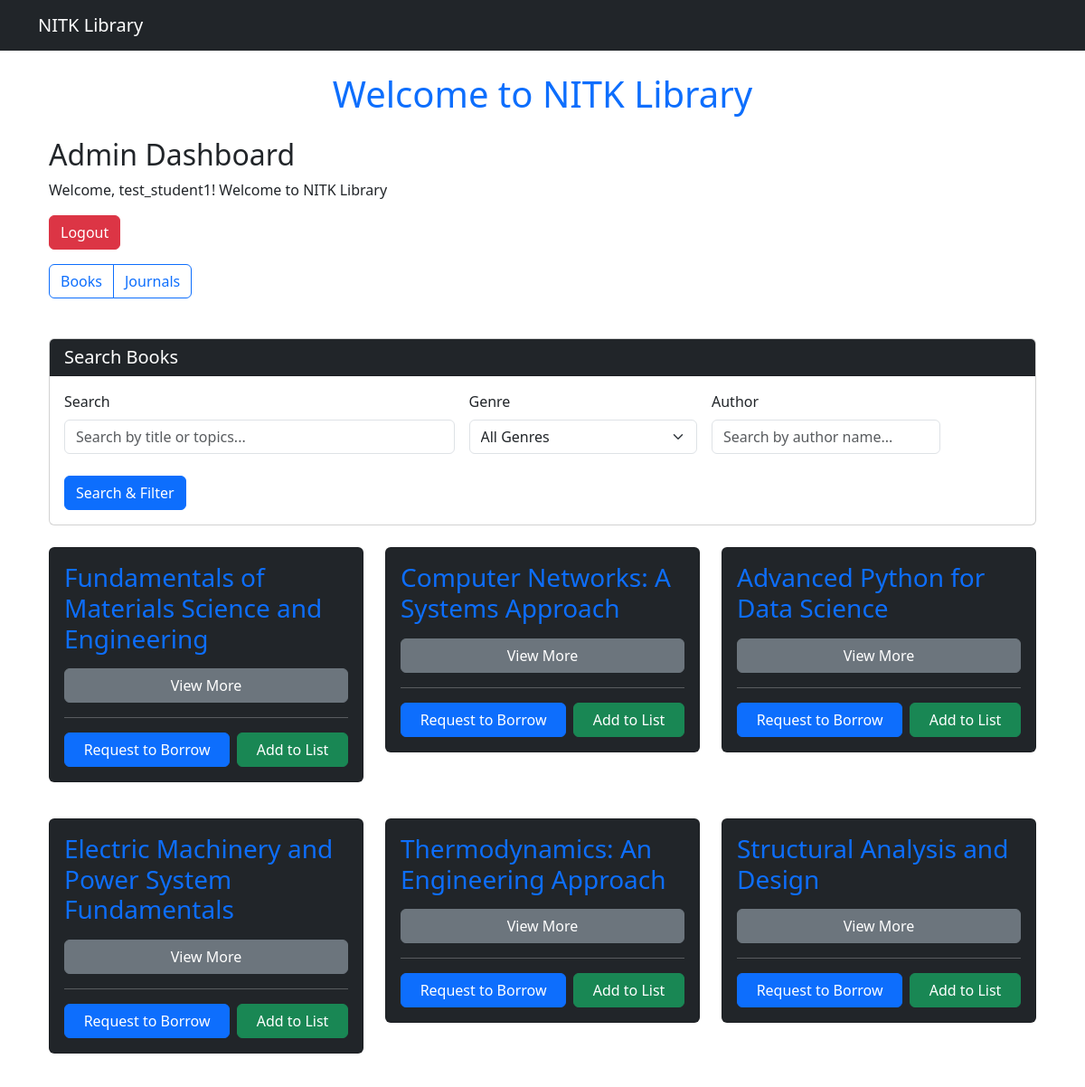
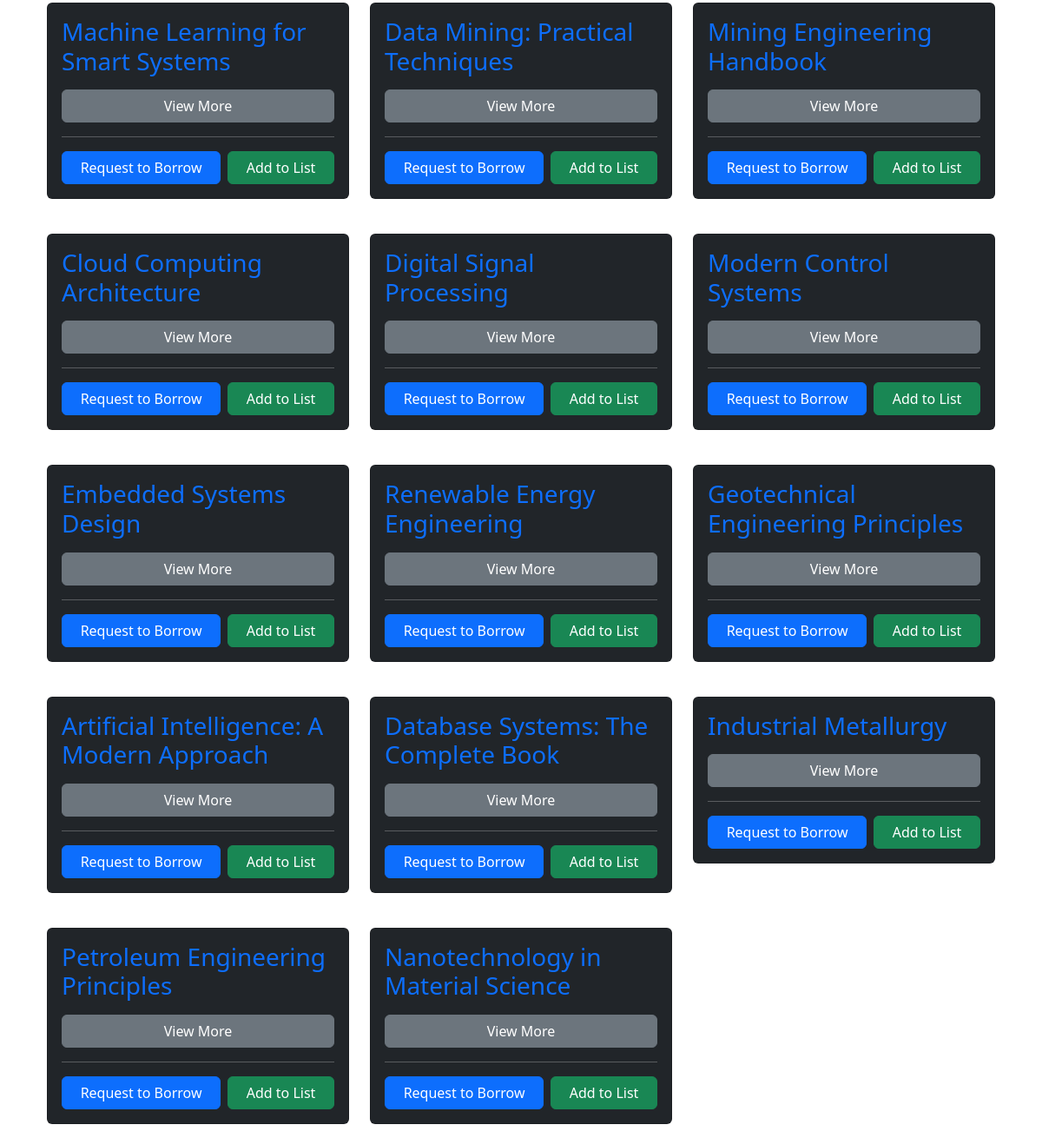
/dashboard/admin/ (signed in), run on the app's committed database (2 pictures, top to bottom).
### users/models.py (models this page shows, shortened)
class User(AbstractUser):
    email = models.EmailField(unique=True)
    role = models.CharField(max_length=10, choices=UserRoles.choices, default=UserRoles.STUDENT)
    objects = UserManager()
    def is_student(self):
        return self.role == UserRoles.STUDENT
    def is_librarian(self):
        return self.role == UserRoles.LIBRARIAN
    def is_admin(self):
        return self.role == UserRoles.ADMIN

### books/models.py (models this page shows, shortened)
class Book(models.Model):
    GenreChoices = [
    ('Metallurgy', 'METALLURGY'),
    ('Computer Science', 'CS'),
    ('ECE', 'ECE'),
    ('EEE', 'EEE'),
    ('Mechanical', 'MECHANICAL'),
    ('Civil', 'CIVIL'),
    ('AI', 'AI'),
    ('Data Science', 'DATA_SCIENCE'),
    ('Mining', 'MINING'),
    ('IT', 'IT')
]
    title = models.CharField(max_length=255, db_index=True)
    author = models.ForeignKey(Author, on_delete=models.CASCADE)
    publisher = models.CharField(max_length=255)
    pages = models.IntegerField(validators=[MinValueValidator(1)])
    price = models.DecimalField(max_digits=8, decimal_places=2)
    genre = models.CharField(max_length=50, choices=GenreChoices)
    topics = models.TextField(blank=True, null=True)
    available_copies = models.IntegerField(default=1, validators=[MinValueValidator(0)])

### users/views.py (the view)
# urls.py: path('dashboard/admin/', admin_dashboard, name='admin_dashboard'),
@login_required
def admin_dashboard(request):
    books = Book.objects.all()
    return render(request, "admin_dashboard.html", {"books": books})

### readinglist/templatetags/reading_list_tags.py (called while the page is built)
@register.filter
def is_in_reading_list(book, user):
    return ReadingList.objects.filter(book=book, user=user).exists()

### users/templates/admin_dashboard.html
{% extends "base.html" %}
{% block content %}
<div class="container mt-4">
    <h2>Admin Dashboard</h2>
    <p>Welcome, {{ request.user.username }}! Welcome to NITK Library</p>
    <div class="mb-3">
        <a href="{% url 'logout' %}" class="btn btn-danger">Logout</a>
    </div>
    <div class="btn-group mb-4" role="group" aria-label="Library Resources">
        <a href="{% url 'book_list' %}" class="btn btn-outline-primary {% if request.path == '/books/' %}active{% endif %}">Books</a>
        <a href="{% url 'journal_list' %}" class="btn btn-outline-primary {% if '/journals/' in request.path %}active{% endif %}">Journals</a>
    </div>
    <div style="height: 20px;"></div>
    {% include "book_list.html" %}
</div>
{% endblock %}

### books/templates/book_list.html (shortened to what this page needs)
{% include "book_filter.html" %}
    <div class="row row-cols-1 row-cols-md-2 row-cols-lg-3 g-4">
        {% for book in books %}
            <div class="col">
                {% include "book_component.html" with book=book %}
            </div>
        {% endfor %}
    </div>

### books/templates/book_component.html (shortened to what this page needs)
{% load reading_list_tags %}
<div class="card text-white bg-dark mb-3">
    <div class="card-body">
        <h3 class="card-title text-primary">{{ book.title }}</h3>
        <button class="btn btn-secondary w-100 mt-2" type="button" data-bs-toggle="collapse" data-bs-target="#bookDetails-{{ book.id }}" aria-expanded="false">
            View More
        </button>
        <hr>
        {% if request.user.is_student %}
            <div class="d-flex gap-2">
                <form action="{% url 'borrow_request' %}?item_type=book&item_id={{ book.id }}" method="post" class="flex-fill">
                    <button type="submit" class="btn btn-primary w-100" {% if book.available_copies == 0 %}disabled{% endif %}>
                        Request to Borrow
                    </button>
                </form>
                {% if book|is_in_reading_list:request.user %}
                    <form action="{% url 'remove_from_reading_list' book.id %}" method="post" class="flex-fill">
                        {% csrf_token %}
                        <button type="submit" class="btn btn-danger w-100">Remove from List</button>
                    </form>
                {% else %}
                    <form action="{% url 'add_to_reading_list' book.id %}" method="post" class="flex-fill">
                        <button type="submit" class="btn btn-success w-100" {% if book|is_in_reading_list:request.user %}disabled{% endif %}>
                            Add to List
                        </button>
                    </form>
                {% endif %}
            </div>
        {% endif %}
    </div>
</div>

### data on the page
User: user.username "test_student1"
Book: title "Fundamentals of Materials Science and Engineering", shows "Add to List"
Book: title "Computer Networks: A Systems Approach", shows "Add to List"
Book: title "Advanced Python for Data Science", shows "Add to List"
Book: title "Electric Machinery and Power System Fundamentals", shows "Add to List"
Book: title "Thermodynamics: An Engineering Approach", shows "Add to List"
Book: title "Structural Analysis and Design", shows "Add to List"
Book: title "Machine Learning for Smart Systems", shows "Add to List"
Book: title "Data Mining: Practical Techniques", shows "Add to List"
Book: title "Mining Engineering Handbook", shows "Add to List"
Book: title "Cloud Computing Architecture", shows "Add to List"
Book: title "Digital Signal Processing", shows "Add to List"
Book: title "Modern Control Systems", shows "Add to List"
Book: title "Embedded Systems Design", shows "Add to List"
Book: title "Renewable Energy Engineering", shows "Add to List"
Book: title "Geotechnical Engineering Principles", shows "Add to List"
Book: title "Artificial Intelligence: A Modern Approach", shows "Add to List"
Book: title "Database Systems: The Complete Book", shows "Add to List"
Book: title "Industrial Metallurgy", shows "Add to List"
Book: title "Petroleum Engineering Principles", shows "Add to List"
Book: title "Nanotechnology in Material Science", shows "Add to List"
